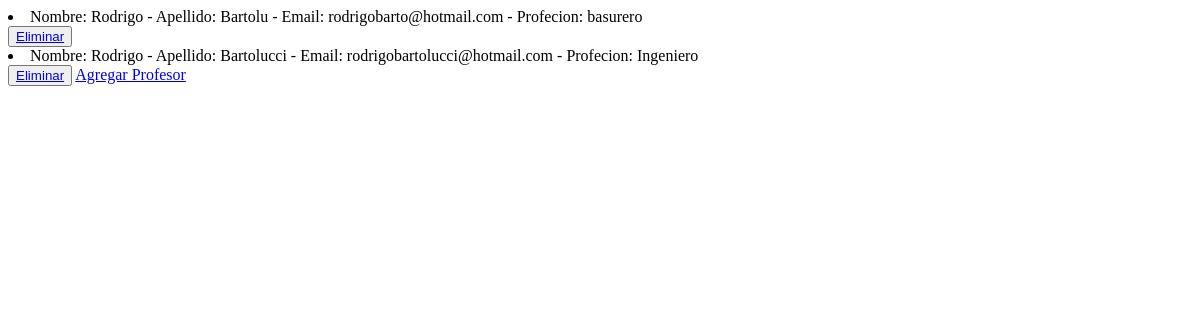
Page /mostrar_profesores/ on the earlier database version.
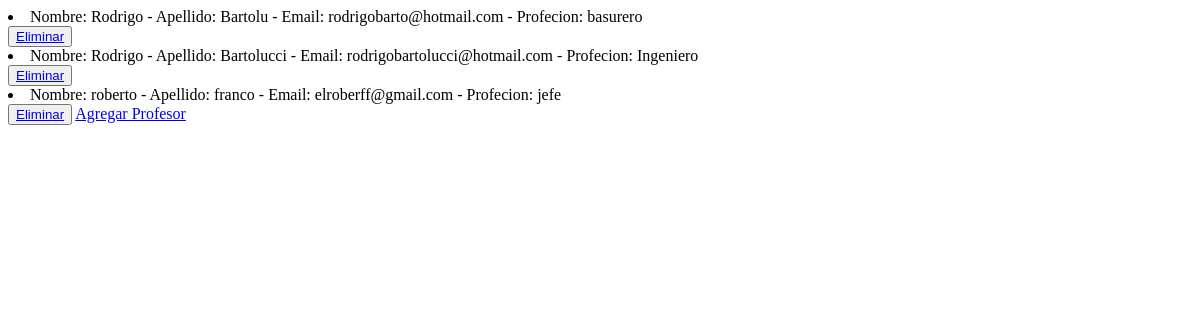
Same page on the later database version.
### appCoder/models.py (models this page shows)
class Profesor(models.Model):
    nombre=models.CharField(max_length=40)
    apellido=models.CharField(max_length=40)
    email=models.EmailField()
    profesion=models.CharField(max_length=40)
    def __str__(self) -> str:
        return f' Nombre: {self.nombre} - Apellido: {self.apellido} - Email: {self.email} - Profecion: {self.profesion}'

### appCoder/views.py (the view)
# urls.py: path('mostrar_profesores/', mostrar_profesores, name='mostrar profesores' ),
def mostrar_profesores(request):
      profesores= Profesor.objects.all()
      context = {'profesores': profesores}
      return render(request, 'mostrar_profesores.html', context=context)

### appCoder/templates/mostrar_profesores.html
{% for p in profesores %}
    <li>{{ p }}</li>
         <button>
            <a href="{% url 'eliminar_profesor' p.nombre %}"> Eliminar</a>
         </button>
{% endfor %}
<a class="btn btn-primary" href="{% url 'profesores' %}"> Agregar Profesor </a>

Differences in the rows shown:
added Profesor: nombre+apellido+email "Nombre: roberto - Apellido: franco - Email: elroberff@gmail.com - Profecion: jefe"
